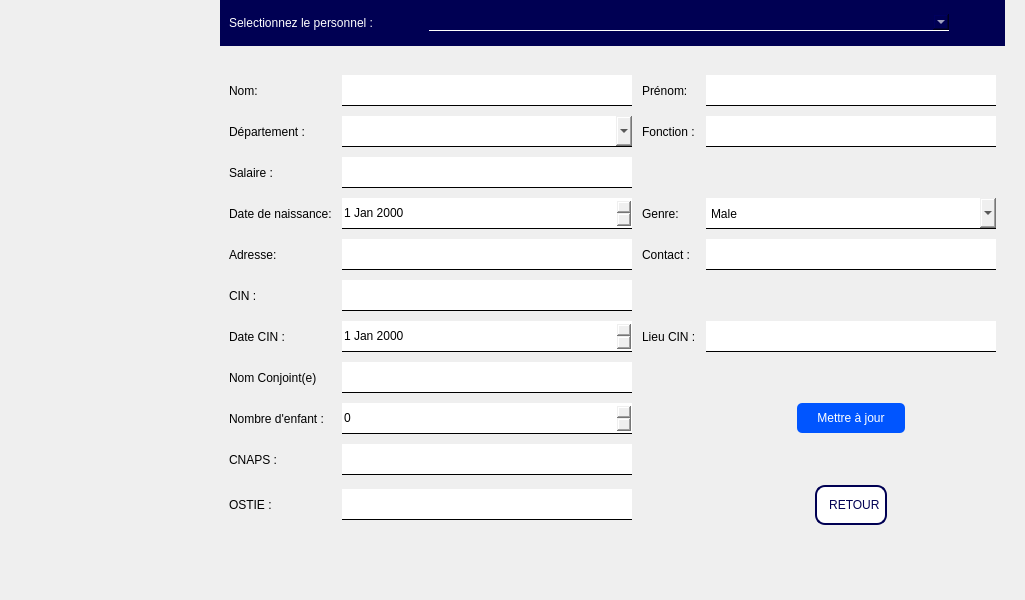
<?xml version="1.0" encoding="UTF-8"?>
<ui version="4.0">
 <class>MAJ_Personnel</class>
 <widget class="QMainWindow" name="MAJ_Personnel">
  <property name="geometry">
   <rect>
    <x>0</x>
    <y>0</y>
    <width>1025</width>
    <height>600</height>
   </rect>
  </property>
  <property name="windowTitle">
   <string>MainWindow</string>
  </property>
  <widget class="QWidget" name="centralwidget">
   <layout class="QHBoxLayout" name="horizontalLayout_3">
    <property name="spacing">
     <number>20</number>
    </property>
    <property name="leftMargin">
     <number>0</number>
    </property>
    <property name="topMargin">
     <number>0</number>
    </property>
    <property name="rightMargin">
     <number>20</number>
    </property>
    <property name="bottomMargin">
     <number>0</number>
    </property>
    <item>
     <layout class="QHBoxLayout" name="horizontalLayout_2"/>
    </item>
    <item>
     <widget class="QWidget" name="header" native="true">
      <property name="minimumSize">
       <size>
        <width>200</width>
        <height>0</height>
       </size>
      </property>
      <property name="maximumSize">
       <size>
        <width>200</width>
        <height>16777215</height>
       </size>
      </property>
      <widget class="QLabel" name="label">
       <property name="geometry">
        <rect>
         <x>9</x>
         <y>9</y>
         <width>200</width>
         <height>168</height>
        </rect>
       </property>
       <property name="minimumSize">
        <size>
         <width>200</width>
         <height>100</height>
        </size>
       </property>
       <property name="maximumSize">
        <size>
         <width>200</width>
         <height>200</height>
        </size>
       </property>
       <property name="text">
        <string/>
       </property>
       <property name="pixmap">
        <pixmap>AIM.JPG</pixmap>
       </property>
       <property name="scaledContents">
        <bool>true</bool>
       </property>
      </widget>
     </widget>
    </item>
    <item>
     <layout class="QVBoxLayout" name="verticalLayout">
      <item>
       <widget class="QWidget" name="" native="true">
        <property name="styleSheet">
         <string notr="true">background: rgb(0, 0, 83);
color:white;
font: 75 12pt &quot;Rockwell&quot;;</string>
        </property>
        <layout class="QHBoxLayout" name="horizontalLayout">
         <item>
          <widget class="QLabel" name="label_2">
           <property name="minimumSize">
            <size>
             <width>194</width>
             <height>19</height>
            </size>
           </property>
           <property name="maximumSize">
            <size>
             <width>194</width>
             <height>19</height>
            </size>
           </property>
           <property name="styleSheet">
            <string notr="true"/>
           </property>
           <property name="text">
            <string>Selectionnez le personnel :</string>
           </property>
          </widget>
         </item>
         <item>
          <widget class="QComboBox" name="comboBox">
           <property name="styleSheet">
            <string notr="true">border:none;
border-bottom:1px solid white;</string>
           </property>
          </widget>
         </item>
         <item>
          <widget class="QPushButton" name="pushButton">
           <property name="minimumSize">
            <size>
             <width>41</width>
             <height>28</height>
            </size>
           </property>
           <property name="maximumSize">
            <size>
             <width>41</width>
             <height>28</height>
            </size>
           </property>
           <property name="styleSheet">
            <string notr="true">height:28px;

width:150px;
border-radius:10px</string>
           </property>
           <property name="text">
            <string/>
           </property>
           <property name="icon">
            <iconset>
             <normaloff>Images/Gestion du personnel/321.ico</normaloff>Images/Gestion du personnel/321.ico</iconset>
           </property>
           <property name="iconSize">
            <size>
             <width>32</width>
             <height>32</height>
            </size>
           </property>
          </widget>
         </item>
        </layout>
       </widget>
      </item>
      <item>
       <widget class="QWidget" name="gridWidget" native="true">
        <property name="styleSheet">
         <string notr="true">QLabel{
	font: 75 12pt &quot;Rockwell&quot;;
}
QLineEdit, QComboBox, QSpinBox, QDateEdit{
font: 75 12pt &quot;Rockwell&quot;;
border:none;
border-bottom: 1px solid black;
height:30px
}</string>
        </property>
        <layout class="QGridLayout" name="gridLayout">
         <property name="spacing">
          <number>10</number>
         </property>
         <item row="10" column="1">
          <widget class="QLineEdit" name="lineEdit_10"/>
         </item>
         <item row="6" column="0">
          <widget class="QLabel" name="label_13">
           <property name="text">
            <string>Date CIN :</string>
           </property>
          </widget>
         </item>
         <item row="9" column="1">
          <widget class="QLineEdit" name="lineEdit_9"/>
         </item>
         <item row="6" column="2">
          <widget class="QLabel" name="label_14">
           <property name="text">
            <string>Lieu CIN :</string>
           </property>
          </widget>
         </item>
         <item row="3" column="1">
          <widget class="QDateEdit" name="dateEdit"/>
         </item>
         <item row="0" column="3">
          <widget class="QLineEdit" name="lineEdit_2"/>
         </item>
         <item row="6" column="1">
          <widget class="QDateEdit" name="dateEdit_2"/>
         </item>
         <item row="3" column="2">
          <widget class="QLabel" name="label_6">
           <property name="text">
            <string>Genre:</string>
           </property>
          </widget>
         </item>
         <item row="0" column="1">
          <widget class="QLineEdit" name="lineEdit"/>
         </item>
         <item row="1" column="0">
          <widget class="QLabel" name="label_7">
           <property name="text">
            <string>Département :</string>
           </property>
          </widget>
         </item>
         <item row="8" column="1">
          <widget class="QSpinBox" name="spinBox"/>
         </item>
         <item row="4" column="1">
          <widget class="QLineEdit" name="lineEdit_5"/>
         </item>
         <item row="3" column="0">
          <widget class="QLabel" name="label_5">
           <property name="text">
            <string>Date de naissance:</string>
           </property>
          </widget>
         </item>
         <item row="1" column="2">
          <widget class="QLabel" name="label_8">
           <property name="text">
            <string>Fonction :</string>
           </property>
          </widget>
         </item>
         <item row="8" column="0">
          <widget class="QLabel" name="label_16">
           <property name="text">
            <string>Nombre d'enfant :</string>
           </property>
          </widget>
         </item>
         <item row="1" column="3">
          <widget class="QLineEdit" name="lineEdit_3"/>
         </item>
         <item row="1" column="1">
          <widget class="QComboBox" name="comboBox_2"/>
         </item>
         <item row="3" column="3">
          <widget class="QComboBox" name="comboBox_3">
           <item>
            <property name="text">
             <string>Male</string>
            </property>
           </item>
           <item>
            <property name="text">
             <string>Femelle</string>
            </property>
           </item>
          </widget>
         </item>
         <item row="7" column="1">
          <widget class="QLineEdit" name="lineEdit_8"/>
         </item>
         <item row="5" column="0">
          <widget class="QLabel" name="label_12">
           <property name="text">
            <string>CIN :</string>
           </property>
          </widget>
         </item>
         <item row="4" column="0">
          <widget class="QLabel" name="label_11">
           <property name="text">
            <string>Adresse:</string>
           </property>
          </widget>
         </item>
         <item row="10" column="0">
          <widget class="QLabel" name="label_18">
           <property name="text">
            <string>OSTIE :</string>
           </property>
          </widget>
         </item>
         <item row="0" column="0">
          <widget class="QLabel" name="label_3">
           <property name="text">
            <string>Nom:</string>
           </property>
          </widget>
         </item>
         <item row="4" column="2">
          <widget class="QLabel" name="label_10">
           <property name="text">
            <string>Contact :</string>
           </property>
          </widget>
         </item>
         <item row="2" column="0">
          <widget class="QLabel" name="label_9">
           <property name="text">
            <string>Salaire :</string>
           </property>
          </widget>
         </item>
         <item row="7" column="0">
          <widget class="QLabel" name="label_15">
           <property name="text">
            <string>Nom Conjoint(e)</string>
           </property>
          </widget>
         </item>
         <item row="9" column="0">
          <widget class="QLabel" name="label_17">
           <property name="text">
            <string>CNAPS :</string>
           </property>
          </widget>
         </item>
         <item row="2" column="1">
          <widget class="QLineEdit" name="lineEdit_4"/>
         </item>
         <item row="6" column="3">
          <widget class="QLineEdit" name="lineEdit_7"/>
         </item>
         <item row="0" column="2">
          <widget class="QLabel" name="label_4">
           <property name="text">
            <string>Prénom:</string>
           </property>
          </widget>
         </item>
         <item row="5" column="1">
          <widget class="QLineEdit" name="lineEdit_6"/>
         </item>
         <item row="4" column="3">
          <widget class="QLineEdit" name="lineEdit_11"/>
         </item>
         <item row="8" column="3" alignment="Qt::AlignHCenter">
          <widget class="QPushButton" name="pushButton_2">
           <property name="styleSheet">
            <string notr="true">background:rgb(0, 85, 255);
font: 75 14pt &quot;Rockwell&quot;;
color:white;
border-radius:5px;
height:30px;
padding-left:20px;
padding-right:20px;</string>
           </property>
           <property name="text">
            <string>Mettre à jour</string>
           </property>
          </widget>
         </item>
         <item row="10" column="3" alignment="Qt::AlignHCenter">
          <widget class="QPushButton" name="gp_retour_home">
           <property name="minimumSize">
            <size>
             <width>0</width>
             <height>40</height>
            </size>
           </property>
           <property name="styleSheet">
            <string notr="true">border:2px solid rgb(0, 0, 83);
color:rgb(0, 0, 83);
border-radius:10px;
padding:5px;
background:white;</string>
           </property>
           <property name="text">
            <string>  RETOUR</string>
           </property>
           <property name="icon">
            <iconset>
             <normaloff>Images/Gestion du personnel/FLS01315.png</normaloff>Images/Gestion du personnel/FLS01315.png</iconset>
           </property>
           <property name="iconSize">
            <size>
             <width>25</width>
             <height>25</height>
            </size>
           </property>
          </widget>
         </item>
        </layout>
       </widget>
      </item>
      <item>
       <spacer name="verticalSpacer">
        <property name="orientation">
         <enum>Qt::Vertical</enum>
        </property>
        <property name="sizeHint" stdset="0">
         <size>
          <width>20</width>
          <height>40</height>
         </size>
        </property>
       </spacer>
      </item>
     </layout>
    </item>
   </layout>
  </widget>
 </widget>
 <resources/>
 <connections/>
</ui>
